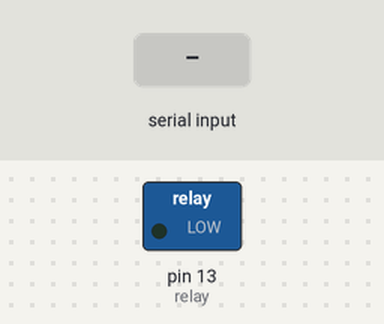
The sketch below on a simulated Arduino Uno, built with avr-gcc and run on an emulated ATmega328P. On the bench: switched loads named in the sketch (green lamp = pin HIGH). The inputs (shaded band) are chosen by the test bench.

Above: at 1.2 s.
1.3 s: "1" received over Serial
At 1.7 s:
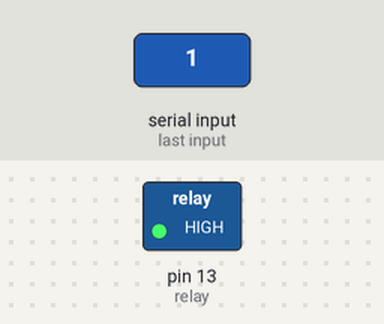
2.8 s: "0" received over Serial
At 4.0 s:
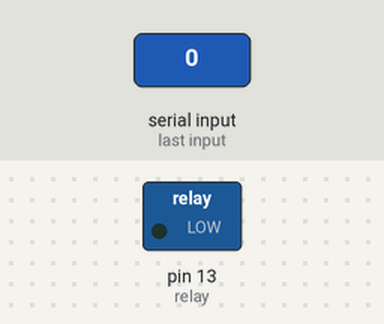
Timing chart, 0 to 5.8 s (numbered marks = the images above; inputs shaded):
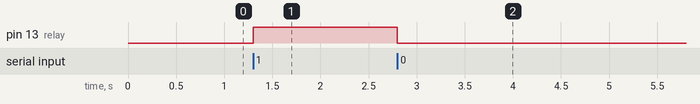

The sketch:

relay.ino
```cpp
/* use relay module to turn on/off LEDs
 * circuit and tutorial url http://osoyoo.com/?p=615
 */

int relay = 13;
void setup() {
    Serial.begin(9600);
    pinMode(relay, OUTPUT);
}

void loop() {
    char val;
    val = Serial.read();

    if (val=='1') {
        digitalWrite(relay,HIGH);
    }

    if(val=='0') {
        digitalWrite(relay,LOW);
    }
}
```

Measured:
- after the input at 1.3 s, pin 13 (relay): LOW → HIGH at once
- after the input at 2.8 s, pin 13 (relay): HIGH → LOW at once
